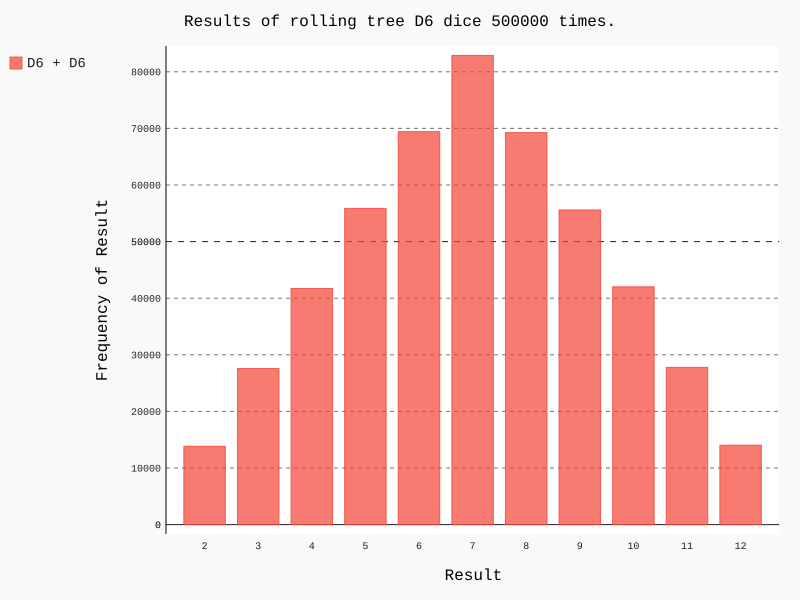

Reproduce this figure in Python.
from die import Die
import pygal

# Бросок двух кубиков
die_1 = Die()
die_2 = Die()

# Моделирование серии бросков с сохранением результатов в списке.
results = []
for roll_num in range(500000):
	result = die_1.roll() + die_2.roll()
	results.append(result)
	
# Анализ результатов.
frequencies = []
max_result = 1 + die_1.num_sides + die_2.num_sides
min_result = Die.numb
for value in range(min_result, max_result):
	frequency = results.count(value)
	frequencies.append(frequency)
print(frequencies)

# Построение гистограммы
# Имея список частот, можно построить гистограмму результатов. 

# Визуализация результатов.
hist = pygal.Bar()						# построить столбцовую диаграмму, мы создаем экземпляр 
hist.title = "Results of rolling tree D6 dice 500000 times."
hist.x_labels = [str(i) for i in range(min_result, max_result)] 
hist.x_title = "Result"
hist.y_title = "Frequency of Result"
hist.add('D6 + D6', frequencies)		# Метод add() используется для добавления на гистограмму серии значений
hist.render_to_file('die_visual.svg')	# диаграмма записывается в файл SVG
